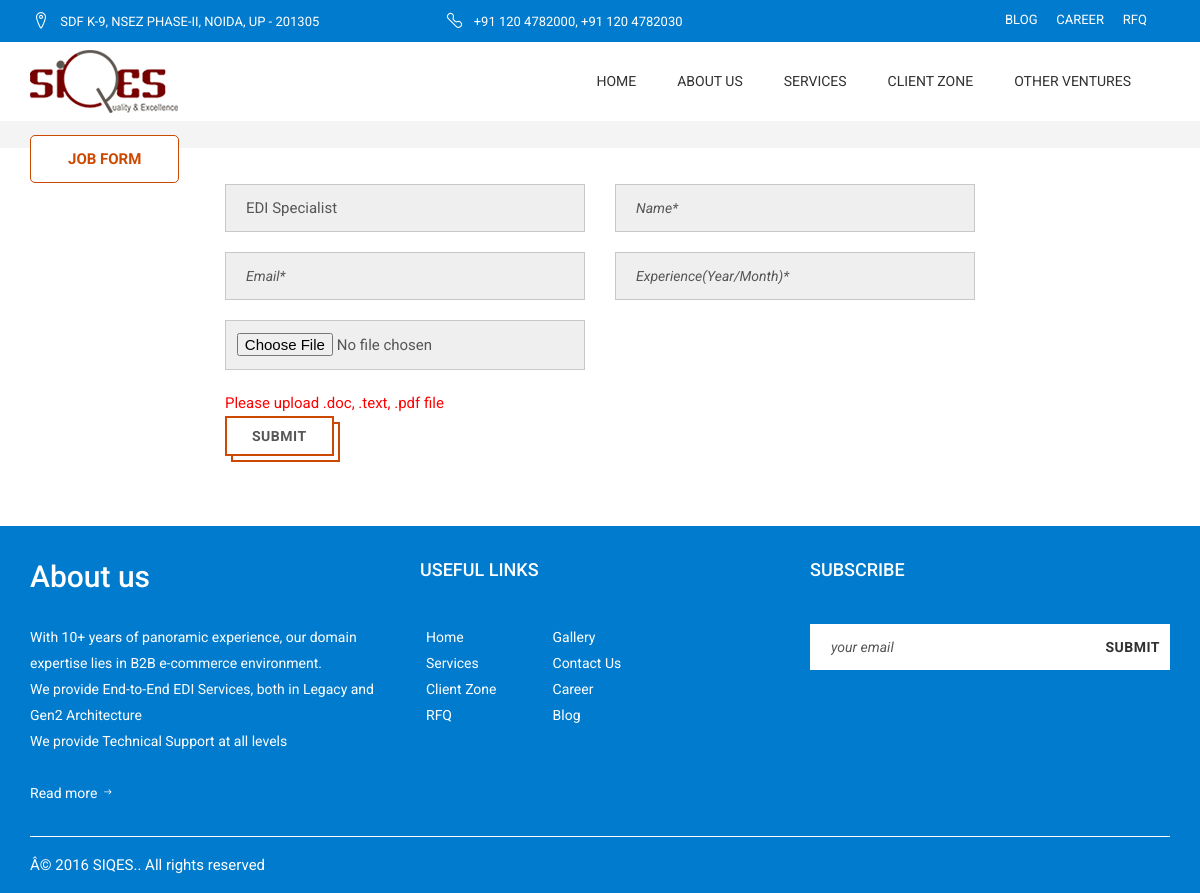
The app's page /career-job-form.php?action=GetJobId&Job_Id=1 with its own data.
### tables this page shows
CREATE TABLE IF NOT EXISTS `sqs_sitemanagement` (
  `site_id` int(111) NOT NULL AUTO_INCREMENT,
  `sitephone_no` varchar(50) NOT NULL,
  `site_address` varchar(200) NOT NULL,
  `site_email` varchar(50) NOT NULL,
  `site_copyright` varchar(50) NOT NULL,
  `site_twitter` varchar(200) NOT NULL,
  `site_facebook` varchar(200) NOT NULL,
  `site_linkdin` varchar(200) NOT NULL,
  `site_pinterest` varchar(200) NOT NULL,
  `status` tinyint(1) NOT NULL,
  `created_on` timestamp NOT NULL DEFAULT CURRENT_TIMESTAMP,
  `created_by` varchar(25) NOT NULL,
  `updated_on` timestamp NOT NULL DEFAULT '0000-00-00 00:00:00',
  `updated_by` varchar(25) NOT NULL,
  PRIMARY KEY (`site_id`)
);

CREATE TABLE IF NOT EXISTS `sqs_post_job` (
  `job_id` int(11) NOT NULL AUTO_INCREMENT,
  `job_title` varchar(40) NOT NULL,
  `job_detail` text NOT NULL,
  `location` varchar(40) NOT NULL,
  `experience` varchar(20) NOT NULL,
  `status` tinyint(1) NOT NULL,
  `meta_title` varchar(100) NOT NULL,
  `meta_keyword` text NOT NULL,
  `meta_description` text NOT NULL,
  `created_on` timestamp NOT NULL DEFAULT CURRENT_TIMESTAMP ON UPDATE CURRENT_TIMESTAMP,
  `created_by` varchar(25) NOT NULL,
  `updated_on` timestamp NOT NULL DEFAULT '0000-00-00 00:00:00',
  `updated_by` varchar(25) NOT NULL,
  PRIMARY KEY (`job_id`)
);

CREATE TABLE IF NOT EXISTS `sqs_aboutus` (
  `aboutus_id` int(1) NOT NULL AUTO_INCREMENT,
  `about_title` varchar(50) NOT NULL,
  `about_banner` varchar(100) NOT NULL,
  `about_image` varchar(100) NOT NULL,
  `about_shortdesc` text NOT NULL,
  `about_description` text NOT NULL,
  `status` tinyint(1) NOT NULL,
  `created_on` timestamp NOT NULL DEFAULT CURRENT_TIMESTAMP,
  `created_by` varchar(25) NOT NULL,
  `updated_on` timestamp NOT NULL DEFAULT '0000-00-00 00:00:00',
  `updated_by` varchar(25) NOT NULL,
  PRIMARY KEY (`aboutus_id`)
);

### career-job-form.php (the view, shortened to what this page needs)
<!doctype html>
<html>
<head>
	<?php include 'includes/head.php'; ?>
<body>
	<div id="main-container">
			<?php include 'includes/header.php'; ?>
			<div id="page-content">
					<div id="page-header">
				<div class="container">
					<div class="row">
						<div class="col-sm-12">
							<h5>Job Form</h5>
						</div>
					</div>
				</div>
			</div>
		<?php
	if(isset($_REQUEST['action'],$_REQUEST['Job_Id']) && $_REQUEST['action']=='GetJobId' && $_REQUEST['Job_Id']!='')
	{
		$job_id = $_REQUEST['Job_Id'];
		$job_detail_qr = mysql_query("select * from sqs_post_job where  job_id='".$job_id."'");
		$row_job_detail = mysql_fetch_array($job_detail_qr);
	}
	?>
           	<div class="container">
				<div class="row">
					<div class="col-lg-8 col-lg-offset-2 col-md-8 col-md-offset-2 col-sm-8 col-sm-offset-2 col-xs-12">
                        <div class="">
                        	<form name="application_frm" action="" method="post" onsubmit="return validApplication();" enctype="multipart/form-data">
	                            <fieldset>
									<div class="row">
										<div class="col-lg-6 col-md-6 col-sm-12 col-xs-12">
											<input class="col-xs-12" id="job_name" name="job_name" value="<?php echo $row_job_detail['job_title']; ?>" placeholder="Apply For*" type="text">
										</div>
										<div class="col-lg-6 col-md-6 col-sm-12 col-xs-12">
											<input class="col-xs-12" id="name" name="name" placeholder="Name*" type="text" maxlength="30" onkeypress="return nameCharacter(event)">
										</div>
										<div class="col-sm-6">
												 <input class="col-xs-12" id="email" name="email"  placeholder="Email*" type="text">
										</div>
										<div class="col-sm-6 col-lg-6 col-xs-6">
											<input class="col-xs-12" id="experience" name="experience" placeholder="Experience(Year/Month)*" type="text">
										</div>
										<div class="clearfix"></div>
										<div class="col-sm-6 col-lg-6 col-xs-6">
											<input type="file" name="datafile" size="40">
											<span style="color:red" class="">Please upload .doc, .text, .pdf file</span>
										</div>
									</div>
	                                <button class="btn" id="submit" type="submit" name="submit" value="">Submit</button>
	                            </fieldset>
	                        </form>
                        </div>
					</div>
				</div>
			</div>
			</div>
		<?php include 'includes/footer.php'; ?>
	</div>
</body>
</html>

### includes/header.php (shortened to what this page needs)
<?php
$link = mysql_fetch_array(mysql_query("select * from sqs_sitemanagement"));
?>
<header>
	<div id="header-top">
		<div class="container">
			<div class="row">
				<div class="col-sm-7">
					<div class="widget widget-contact">
						<ul>
							<li>
								<i class="sydney-icon-location1"></i>
								<?php echo $link['site_address']; ?>
							</li>
									<li class="pull-right res_pull_left">
										<i class="sydney-icon-active "></i>
										<?php echo $link['sitephone_no']; ?>
									</li>
								</ul>
							</div>
						</div>
						<div class="col-sm-3">
						</div>
						<div class="col-sm-2">
							<div class="widget widget-contact font-top">
								<ul class="top_link">
									<li><a href="blog.php">Blog</a></li>
									<li><a href="career.php">Career</a></li>
									<li ><a href="request-for-query.php">RFQ</a></li>
								</ul>
							</div>
						</div>
					</div>
				</div>
			</div>
			<div id="header">
				<div class="container">
					<div class="row">
						<div class="col-sm-2">
							<div class="logo_main">
								<a href="index.php">
									<img src="images/logos/logo.png" alt="">
								</a>
							</div>
						</div>
						<div class="col-sm-10">
							<nav>
								<ul class="menu clearfix" id="menu">
									<li ><a href="index.php">Home</a></li>
									<li ><a href="about-us.php">About Us</a></li>
									<li ><a href="services.php">Services</a></li>
									<li ><a href="client-zone.php">Client Zone</a></li>
									<li ><a href="travel-portal.php">Other Ventures</a></li>
								</ul>
							</nav>
						</div>
					</div>
				</div>
			</div>
		</header>

### includes/footer.php (shortened to what this page needs)
<footer id="footer-container">
			<div class="container">
				<div class="row">
					<div class="col-sm-12">
						<div id="footer">
							<div class="row">
<?php
	$about = mysql_fetch_array(mysql_query("select * from sqs_aboutus where about_title= 'About Us'"));
	if($about['about_description'] != ""){
?>
								<div class="col-sm-4">
									<div class="widget widget-text">
										<div>
											<h3>About us</h3>
										<p><?php
										$str= $about['about_description'];
										if(strlen($str)>245)
										{
										$pos= strpos($str, ' ', 245);
										echo substr($str,0,$pos);
										}else{
											echo $about['about_description'];
										}
										?>
										</p>
											<a href="about-us.php">Read more <i class="sydney-icon-right"></i></a>
										</div>
									</div>
								</div>
						<?php } ?>
								<div class="col-sm-4">
									<div class="widget widget-pages">
										<h5 class="widget-title">Useful links</h5>
										<ul>
											<li ><a href="index.php">Home</a></li>
											<li ><a href="services.php">Services</a></li>
											<li ><a href="client-zone.php">Client Zone</a></li>
											<li ><a href="request-for-query.php">RFQ</a></li>
										</ul>
										<ul>
											<li ><a href="gallery.php">Gallery</a></li>
											<li ><a href="contact.php">Contact Us</a></li>
											<li><a href="career.php">Career</a></li>
											<li><a href="blog.php">Blog</a></li>
										</ul>
									</div>
								</div>
								<div class="col-sm-4">
									<div class="widget widget-newsletter">
										<a name="subscribes">
										<h5 class="widget-title">Subscribe</h5>
										<form name="newsletter" method="post" action="" onsubmit="return validformnewsletter();">
											<fieldset>
												<input id="newsletter-email" class="email_newsletter" type="email" name="email" placeholder="your email">
												<input type="submit" name="Submit" value="Submit" class="submit">
											</fieldset>
										</form>
										</a>
										<br>
									</div>
								</div>
							</div>
						</div>
						<div id="footer-bottom">
							<div class="row">
								<div class="col-sm-6">
									<div class="widget widget-social">
										<p><?php echo $link['site_copyright']; ?></p>
									</div>
								</div>
								<div class="col-sm-6">
								</div>
							</div>
						</div>
					</div>
				</div>
			</div>
		</footer>

### assets/css/pages-style.css (style rules this page uses)
#main-container { overflow: hidden; background-color: #fff; }
#header-top { padding: 5px 0; background-color:#007bcd; color: #fff; }
#header-top .widget:last-child { margin-bottom: 0; }
#header-top .widget-contact ul li { display: inline-block; margin-right: 15px; margin-bottom: 0; font-size: 12px; line-height: 30px; }
#header-top .widget-contact ul li:last-child { margin-right: 0; }
#header-top .widget-contact ul li a { color: inherit; }
@media (min-width: 1200px) { #header-top .widget-contact ul li { font-size: 13px; } }
#header { position: relative; }
#header [class^="col-"] { position: static; }
#header .container { position: relative; }
.menu, .menu ul { padding: 0; margin: 0; list-style: none; }
.menu { float: right; margin-top: 14px; margin-right: 22px; }
.menu > li { float: left; }
.menu li a { display: block; padding: 8px 15px; border-bottom: 1px solid rgba(200, 187, 161, 0.2); color: gray; font-size: 14px; line-height: 30px; -webkit-transition: all 0.3s; transition: all 0.3s; }
.menu > li > a { position: relative; padding: 10px 17px 25px 16px; border-bottom: none; margin-right: 8px; color: #323030; text-transform: uppercase; }
.menu > li:last-child > a { margin-right: 0; }
#header-sticky [class^="col-"] { position: static; }
#header-sticky .container { position: relative; }
#header-sticky { position: fixed; z-index: 800000; top: 0; right: 0; left: 0; display: none; width: 100%; margin: 0 auto; background-color: #fff; box-shadow: 0 4px 10px 0 rgba(0, 0, 0, 0.06); }
#header-sticky .menu { margin-top: 8px; }
#header-sticky .menu > li > a { padding-bottom: 18px; }
#page-content { padding-bottom: 50px; }
#page-header { padding: 13px 0; margin-bottom: 3%; background-color: rgba(228, 228, 228, 0.4); }
#page-header h5 { position: absolute; top: 100%; left: 15px; padding: 9px 37px; background-color: #fff; text-transform: uppercase; font-weight: bold; border-radius:5px; color: #cd4800; border: 1px solid #cd4800; font-size: 15px; }
#footer-container { background-color: #007bcd; color: #fff; }
#footer-container h1, #footer-container h2, #footer-container h3, #footer-container h4, #footer-container h5, #footer-container h6 { color: #fff; }
#footer-container .widget-title { margin-bottom: 40px; text-transform: uppercase; }
#footer-container .widget-newsletter #newsletter-email { border: 1px solid #fff; background-color: #fff; color: #6f7b8a; }
#footer-container .widget-newsletter input[type="submit"] { color: #323030; }
#footer { padding: 30px 0; }
#footer .widget:last-child { margin-bottom: 0; }
#footer .widget-pages ul { float: left; margin-right: 30px; font-size: 14px; }
#footer .widget-text ul { list-style: none; }
#footer .widget-text ul li { font-size: 14px; }
#footer .widget-text ul li a, #footer .widget-text ul li a:hover, #footer .widget-text ul li a:active, #footer .widget-text ul li a:focus { color: #ffffff; }
#footer .widget-pages ul:last-child { margin-right: 0; }
#footer .widget-pages ul li { margin-bottom: 0px; }
#footer .widget-pages ul li:last-child { margin-bottom: 0; }
#footer .widget-pages ul li a { padding: 0; background-color: transparent; color: #fff; font-size: 14px; }
#footer .widget-pages ul li a:before { position: relative; top: -3px; display: inline-block; width: 6px; height: 6px; }
#footer .widget-text > div { padding-left: 0; border-left: none; }
#footer .widget-text > div h3 { margin-bottom: 25px; }
@media (min-width: 1200px) { #footer .widget-pages ul { margin-right: 50px; } }
#footer-bottom { padding: 15px 0; border-top: 1px solid #ffffff; color: #fff; }
#footer-bottom .widget:last-child { margin-bottom: 0; }
.logo_main { max-width: 100%;margin: 8px 0; }

### records on screen
sqs_sitemanagement: site_address "SDF K-9, NSEZ PHASE-II, NOIDA, UP - 201305", sitephone_no "+91 120 4782000, +91 120 4782030", site_copyright "Â© 2016 SIQES.. All rights reserved"
sqs_post_job: job_name "EDI Specialist"
sqs_aboutus: about_description "With 10+ years of panoramic experience, our domain expertise lies in B2B e-commerce environment. We provide End-to-End EDI Services, both in Legacy and Gen2 Architecture We provide Technical Support at all levels"
